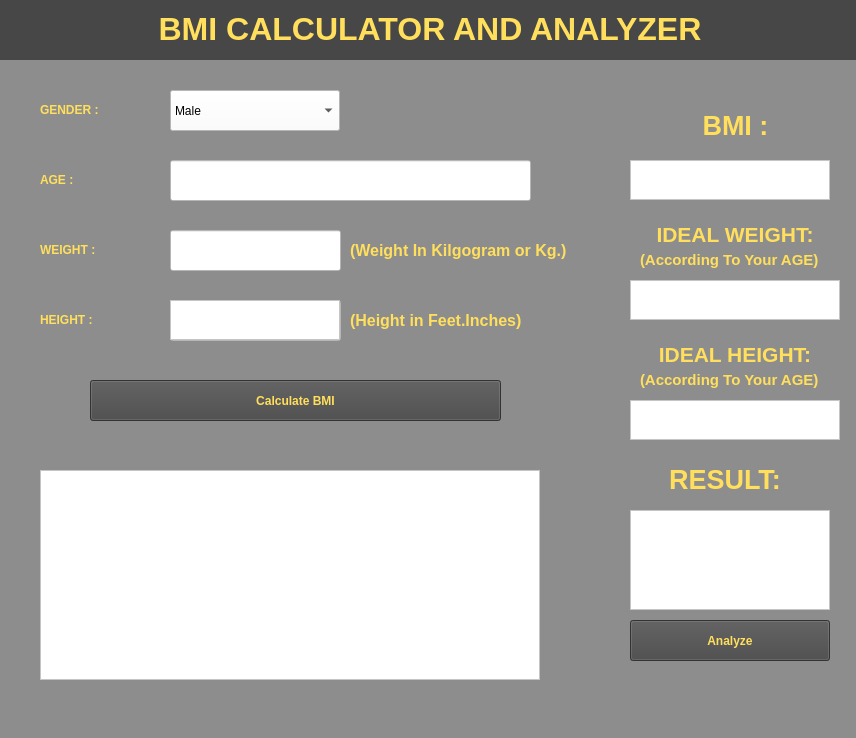
<?xml version="1.0" encoding="UTF-8"?>
<ui version="4.0">
 <class>BMI_Calculator_and_Anaylyzer</class>
 <widget class="QMainWindow" name="BMI_Calculator_and_Anaylyzer">
  <property name="geometry">
   <rect>
    <x>0</x>
    <y>0</y>
    <width>856</width>
    <height>738</height>
   </rect>
  </property>
  <property name="windowTitle">
   <string>MainWindow</string>
  </property>
  <property name="styleSheet">
   <string notr="true">background-color: rgb(141, 141, 141);
</string>
  </property>
  <widget class="QWidget" name="centralwidget">
   <widget class="QFrame" name="Header_2">
    <property name="geometry">
     <rect>
      <x>0</x>
      <y>0</y>
      <width>860</width>
      <height>60</height>
     </rect>
    </property>
    <property name="styleSheet">
     <string notr="true">background-color: rgb(71, 71, 71);</string>
    </property>
    <layout class="QVBoxLayout" name="Header">
     <property name="spacing">
      <number>8</number>
     </property>
     <item>
      <widget class="QLabel" name="label_7">
       <property name="text">
        <string>&lt;html&gt;&lt;head/&gt;&lt;body&gt;&lt;p align=&quot;center&quot;&gt;&lt;span style=&quot; font-size:24pt; font-weight:600; color:#ffdf5c;&quot;&gt;BMI CALCULATOR AND ANALYZER&lt;/span&gt;&lt;/p&gt;&lt;/body&gt;&lt;/html&gt;</string>
       </property>
      </widget>
     </item>
    </layout>
   </widget>
   <widget class="QComboBox" name="comboBox">
    <property name="geometry">
     <rect>
      <x>170</x>
      <y>90</y>
      <width>170</width>
      <height>41</height>
     </rect>
    </property>
    <property name="styleSheet">
     <string notr="true">
font: 15pt &quot;MS Shell Dlg 2&quot;;
background-color: rgb(255, 255, 255);

</string>
    </property>
    <item>
     <property name="text">
      <string>Male</string>
     </property>
    </item>
    <item>
     <property name="text">
      <string>Female</string>
     </property>
    </item>
   </widget>
   <widget class="QLabel" name="Gender">
    <property name="geometry">
     <rect>
      <x>40</x>
      <y>90</y>
      <width>111</width>
      <height>41</height>
     </rect>
    </property>
    <property name="styleSheet">
     <string notr="true">font: 75 16pt &quot;MS Shell Dlg 2&quot;;</string>
    </property>
    <property name="text">
     <string>&lt;html&gt;&lt;head/&gt;&lt;body&gt;&lt;p&gt;&lt;span style=&quot; font-weight:600; color:#ffdf5c;&quot;&gt;GENDER :&lt;/span&gt;&lt;/p&gt;&lt;/body&gt;&lt;/html&gt;</string>
    </property>
   </widget>
   <widget class="QLabel" name="Age_2">
    <property name="geometry">
     <rect>
      <x>40</x>
      <y>160</y>
      <width>111</width>
      <height>41</height>
     </rect>
    </property>
    <property name="styleSheet">
     <string notr="true">font: 75 16pt &quot;MS Shell Dlg 2&quot;;</string>
    </property>
    <property name="text">
     <string>&lt;html&gt;&lt;head/&gt;&lt;body&gt;&lt;p&gt;&lt;span style=&quot; font-weight:600; color:#ffdf5c;&quot;&gt;AGE :&lt;/span&gt;&lt;/p&gt;&lt;/body&gt;&lt;/html&gt;</string>
    </property>
   </widget>
   <widget class="QLabel" name="Height">
    <property name="geometry">
     <rect>
      <x>40</x>
      <y>300</y>
      <width>110</width>
      <height>41</height>
     </rect>
    </property>
    <property name="styleSheet">
     <string notr="true">font: 75 16pt &quot;MS Shell Dlg 2&quot;;</string>
    </property>
    <property name="text">
     <string>&lt;html&gt;&lt;head/&gt;&lt;body&gt;&lt;p&gt;&lt;span style=&quot; font-weight:600; color:#ffdf5c;&quot;&gt;HEIGHT :&lt;/span&gt;&lt;/p&gt;&lt;/body&gt;&lt;/html&gt;</string>
    </property>
   </widget>
   <widget class="QPlainTextEdit" name="Height_feet">
    <property name="geometry">
     <rect>
      <x>170</x>
      <y>300</y>
      <width>170</width>
      <height>40</height>
     </rect>
    </property>
    <property name="styleSheet">
     <string notr="true">background-color: rgb(255, 255, 255);
font: 75 18pt &quot;MS Shell Dlg 2&quot;;</string>
    </property>
   </widget>
   <widget class="QLabel" name="Weight_2">
    <property name="geometry">
     <rect>
      <x>40</x>
      <y>230</y>
      <width>110</width>
      <height>41</height>
     </rect>
    </property>
    <property name="styleSheet">
     <string notr="true">
font: 75 16pt &quot;MS Shell Dlg 2&quot;;</string>
    </property>
    <property name="text">
     <string>&lt;html&gt;&lt;head/&gt;&lt;body&gt;&lt;p&gt;&lt;span style=&quot; font-weight:600; color:#ffdf5c;&quot;&gt;WEIGHT :&lt;/span&gt;&lt;/p&gt;&lt;/body&gt;&lt;/html&gt;</string>
    </property>
   </widget>
   <widget class="QLabel" name="BMI">
    <property name="geometry">
     <rect>
      <x>680</x>
      <y>110</y>
      <width>111</width>
      <height>30</height>
     </rect>
    </property>
    <property name="styleSheet">
     <string notr="true">font: 75 18pt &quot;MS Shell Dlg 2&quot;;</string>
    </property>
    <property name="text">
     <string>&lt;html&gt;&lt;head/&gt;&lt;body&gt;&lt;p align=&quot;center&quot;&gt;&lt;span style=&quot; font-size:20pt; font-weight:600; color:#ffdf5c;&quot;&gt;BMI :&lt;/span&gt;&lt;/p&gt;&lt;/body&gt;&lt;/html&gt;</string>
    </property>
   </widget>
   <widget class="QTextEdit" name="BMI_Result">
    <property name="geometry">
     <rect>
      <x>630</x>
      <y>160</y>
      <width>200</width>
      <height>40</height>
     </rect>
    </property>
    <property name="styleSheet">
     <string notr="true">background-color: rgb(255, 255, 255);
font: 75 18pt &quot;MS Shell Dlg 2&quot;;</string>
    </property>
    <property name="html">
     <string>&lt;!DOCTYPE HTML PUBLIC &quot;-//W3C//DTD HTML 4.0//EN&quot; &quot;http://www.w3.org/TR/REC-html40/strict.dtd&quot;&gt;
&lt;html&gt;&lt;head&gt;&lt;meta name=&quot;qrichtext&quot; content=&quot;1&quot; /&gt;&lt;style type=&quot;text/css&quot;&gt;
p, li { white-space: pre-wrap; }
&lt;/style&gt;&lt;/head&gt;&lt;body style=&quot; font-family:'MS Shell Dlg 2'; font-size:18pt; font-weight:72; font-style:normal;&quot;&gt;
&lt;p align=&quot;center&quot; style=&quot;-qt-paragraph-type:empty; margin-top:0px; margin-bottom:0px; margin-left:0px; margin-right:0px; -qt-block-indent:0; text-indent:0px;&quot;&gt;&lt;br /&gt;&lt;/p&gt;&lt;/body&gt;&lt;/html&gt;</string>
    </property>
   </widget>
   <widget class="QTextEdit" name="Ideal_Weight">
    <property name="geometry">
     <rect>
      <x>630</x>
      <y>280</y>
      <width>210</width>
      <height>40</height>
     </rect>
    </property>
    <property name="styleSheet">
     <string notr="true">background-color: rgb(255, 255, 255);
font: 75 18pt &quot;MS Shell Dlg 2&quot;;</string>
    </property>
    <property name="html">
     <string>&lt;!DOCTYPE HTML PUBLIC &quot;-//W3C//DTD HTML 4.0//EN&quot; &quot;http://www.w3.org/TR/REC-html40/strict.dtd&quot;&gt;
&lt;html&gt;&lt;head&gt;&lt;meta name=&quot;qrichtext&quot; content=&quot;1&quot; /&gt;&lt;style type=&quot;text/css&quot;&gt;
p, li { white-space: pre-wrap; }
&lt;/style&gt;&lt;/head&gt;&lt;body style=&quot; font-family:'MS Shell Dlg 2'; font-size:18pt; font-weight:72; font-style:normal;&quot;&gt;
&lt;p align=&quot;center&quot; style=&quot;-qt-paragraph-type:empty; margin-top:0px; margin-bottom:0px; margin-left:0px; margin-right:0px; -qt-block-indent:0; text-indent:0px;&quot;&gt;&lt;br /&gt;&lt;/p&gt;&lt;/body&gt;&lt;/html&gt;</string>
    </property>
   </widget>
   <widget class="QLabel" name="Ideal_weight">
    <property name="geometry">
     <rect>
      <x>620</x>
      <y>220</y>
      <width>230</width>
      <height>30</height>
     </rect>
    </property>
    <property name="styleSheet">
     <string notr="true">font: 75 18pt &quot;MS Shell Dlg 2&quot;;
</string>
    </property>
    <property name="text">
     <string>&lt;html&gt;&lt;head/&gt;&lt;body&gt;&lt;p align=&quot;center&quot;&gt;&lt;span style=&quot; font-size:16pt; font-weight:600; color:#ffdf5c;&quot;&gt;IDEAL WEIGHT:&lt;/span&gt;&lt;/p&gt;&lt;/body&gt;&lt;/html&gt;</string>
    </property>
   </widget>
   <widget class="QTextEdit" name="Result_text">
    <property name="geometry">
     <rect>
      <x>630</x>
      <y>510</y>
      <width>200</width>
      <height>100</height>
     </rect>
    </property>
    <property name="styleSheet">
     <string notr="true">background-color: rgb(255, 255, 255);
font: 75 18pt &quot;MS Shell Dlg 2&quot;;</string>
    </property>
    <property name="html">
     <string>&lt;!DOCTYPE HTML PUBLIC &quot;-//W3C//DTD HTML 4.0//EN&quot; &quot;http://www.w3.org/TR/REC-html40/strict.dtd&quot;&gt;
&lt;html&gt;&lt;head&gt;&lt;meta name=&quot;qrichtext&quot; content=&quot;1&quot; /&gt;&lt;style type=&quot;text/css&quot;&gt;
p, li { white-space: pre-wrap; }
&lt;/style&gt;&lt;/head&gt;&lt;body style=&quot; font-family:'MS Shell Dlg 2'; font-size:18pt; font-weight:72; font-style:normal;&quot;&gt;
&lt;p style=&quot;-qt-paragraph-type:empty; margin-top:0px; margin-bottom:0px; margin-left:0px; margin-right:0px; -qt-block-indent:0; text-indent:0px; font-size:8.25pt; font-weight:400;&quot;&gt;&lt;br /&gt;&lt;/p&gt;&lt;/body&gt;&lt;/html&gt;</string>
    </property>
   </widget>
   <widget class="QTextEdit" name="Analyzer">
    <property name="geometry">
     <rect>
      <x>40</x>
      <y>470</y>
      <width>500</width>
      <height>210</height>
     </rect>
    </property>
    <property name="styleSheet">
     <string notr="true">background-color: rgb(255, 255, 255);
font: 75 18pt &quot;MS Shell Dlg 2&quot;;</string>
    </property>
    <property name="html">
     <string>&lt;!DOCTYPE HTML PUBLIC &quot;-//W3C//DTD HTML 4.0//EN&quot; &quot;http://www.w3.org/TR/REC-html40/strict.dtd&quot;&gt;
&lt;html&gt;&lt;head&gt;&lt;meta name=&quot;qrichtext&quot; content=&quot;1&quot; /&gt;&lt;style type=&quot;text/css&quot;&gt;
p, li { white-space: pre-wrap; }
&lt;/style&gt;&lt;/head&gt;&lt;body style=&quot; font-family:'MS Shell Dlg 2'; font-size:18pt; font-weight:72; font-style:normal;&quot;&gt;
&lt;p align=&quot;center&quot; style=&quot;-qt-paragraph-type:empty; margin-top:0px; margin-bottom:0px; margin-left:0px; margin-right:0px; -qt-block-indent:0; text-indent:0px; font-size:8.25pt; font-weight:400;&quot;&gt;&lt;br /&gt;&lt;/p&gt;&lt;/body&gt;&lt;/html&gt;</string>
    </property>
   </widget>
   <widget class="QLabel" name="Result">
    <property name="geometry">
     <rect>
      <x>640</x>
      <y>460</y>
      <width>170</width>
      <height>40</height>
     </rect>
    </property>
    <property name="styleSheet">
     <string notr="true">font: 75 16pt &quot;MS Shell Dlg 2&quot;;</string>
    </property>
    <property name="text">
     <string>&lt;html&gt;&lt;head/&gt;&lt;body&gt;&lt;p align=&quot;center&quot;&gt;&lt;span style=&quot; font-size:20pt; font-weight:600; color:#ffdf5c;&quot;&gt;RESULT:&lt;/span&gt;&lt;/p&gt;&lt;/body&gt;&lt;/html&gt;</string>
    </property>
   </widget>
   <widget class="QPushButton" name="pushButton">
    <property name="geometry">
     <rect>
      <x>90</x>
      <y>380</y>
      <width>411</width>
      <height>41</height>
     </rect>
    </property>
    <property name="whatsThis">
     <string>&lt;!DOCTYPE HTML PUBLIC &quot;-//W3C//DTD HTML 4.0//EN&quot; &quot;http://www.w3.org/TR/REC-html40/strict.dtd&quot;&gt;
&lt;html&gt;&lt;head&gt;&lt;meta name=&quot;qrichtext&quot; content=&quot;1&quot; /&gt;&lt;style type=&quot;text/css&quot;&gt;
p, li { white-space: pre-wrap; }
&lt;/style&gt;&lt;/head&gt;&lt;body style=&quot; font-family:'MS Shell Dlg 2'; font-size:16pt; font-weight:72; font-style:normal;&quot;&gt;
&lt;p align=&quot;center&quot; style=&quot; margin-top:12px; margin-bottom:12px; margin-left:0px; margin-right:0px; -qt-block-indent:0; text-indent:0px;&quot;&gt;&lt;span style=&quot; font-size:18pt; font-weight:600; color:#ffdf5c;&quot;&gt;Calculate BMI&lt;/span&gt;&lt;/p&gt;&lt;/body&gt;&lt;/html&gt;</string>
    </property>
    <property name="styleSheet">
     <string notr="true">background-color: rgb(71, 71, 71);
font: 75 16pt &quot;MS Shell Dlg 2&quot;;
font-weight:600; color:#ffdf5c;</string>
    </property>
    <property name="text">
     <string>Calculate BMI</string>
    </property>
   </widget>
   <widget class="QLineEdit" name="lineEdit">
    <property name="geometry">
     <rect>
      <x>170</x>
      <y>160</y>
      <width>361</width>
      <height>41</height>
     </rect>
    </property>
    <property name="styleSheet">
     <string notr="true">background-color: rgb(255, 255, 255);
font: 75 18pt &quot;MS Shell Dlg 2&quot;;</string>
    </property>
   </widget>
   <widget class="QLineEdit" name="lineEdit_2">
    <property name="geometry">
     <rect>
      <x>170</x>
      <y>300</y>
      <width>171</width>
      <height>41</height>
     </rect>
    </property>
    <property name="styleSheet">
     <string notr="true">background-color: rgb(255, 255, 255);
font: 75 18pt &quot;MS Shell Dlg 2&quot;;</string>
    </property>
   </widget>
   <widget class="QLineEdit" name="lineEdit_4">
    <property name="geometry">
     <rect>
      <x>170</x>
      <y>230</y>
      <width>171</width>
      <height>41</height>
     </rect>
    </property>
    <property name="styleSheet">
     <string notr="true">background-color: rgb(255, 255, 255);
font: 75 18pt &quot;MS Shell Dlg 2&quot;;</string>
    </property>
   </widget>
   <widget class="QLabel" name="Height_2">
    <property name="geometry">
     <rect>
      <x>350</x>
      <y>300</y>
      <width>200</width>
      <height>41</height>
     </rect>
    </property>
    <property name="styleSheet">
     <string notr="true">font: 75 16pt &quot;MS Shell Dlg 2&quot;;</string>
    </property>
    <property name="text">
     <string>&lt;html&gt;&lt;head/&gt;&lt;body&gt;&lt;p&gt;&lt;span style=&quot; font-size:12pt; font-weight:600; color:#ffdf5c;&quot;&gt;(Height in Feet.Inches)&lt;/span&gt;&lt;/p&gt;&lt;/body&gt;&lt;/html&gt;</string>
    </property>
   </widget>
   <widget class="QLabel" name="Height_3">
    <property name="geometry">
     <rect>
      <x>350</x>
      <y>230</y>
      <width>240</width>
      <height>41</height>
     </rect>
    </property>
    <property name="styleSheet">
     <string notr="true">font: 75 16pt &quot;MS Shell Dlg 2&quot;;</string>
    </property>
    <property name="text">
     <string>&lt;html&gt;&lt;head/&gt;&lt;body&gt;&lt;p&gt;&lt;span style=&quot; font-size:12pt; font-weight:600; color:#ffdf5c;&quot;&gt;(Weight In Kilgogram or Kg.)&lt;/span&gt;&lt;/p&gt;&lt;/body&gt;&lt;/html&gt;</string>
    </property>
   </widget>
   <widget class="QLabel" name="Height_4">
    <property name="geometry">
     <rect>
      <x>640</x>
      <y>250</y>
      <width>190</width>
      <height>20</height>
     </rect>
    </property>
    <property name="styleSheet">
     <string notr="true">font: 75 16pt &quot;MS Shell Dlg 2&quot;;</string>
    </property>
    <property name="text">
     <string>&lt;html&gt;&lt;head/&gt;&lt;body&gt;&lt;p&gt;&lt;span style=&quot; font-size:11pt; font-weight:600; color:#ffdf5c;&quot;&gt;(According To Your AGE)&lt;/span&gt;&lt;/p&gt;&lt;/body&gt;&lt;/html&gt;</string>
    </property>
   </widget>
   <widget class="QPushButton" name="pushButton_2">
    <property name="geometry">
     <rect>
      <x>630</x>
      <y>620</y>
      <width>200</width>
      <height>41</height>
     </rect>
    </property>
    <property name="whatsThis">
     <string>&lt;!DOCTYPE HTML PUBLIC &quot;-//W3C//DTD HTML 4.0//EN&quot; &quot;http://www.w3.org/TR/REC-html40/strict.dtd&quot;&gt;
&lt;html&gt;&lt;head&gt;&lt;meta name=&quot;qrichtext&quot; content=&quot;1&quot; /&gt;&lt;style type=&quot;text/css&quot;&gt;
p, li { white-space: pre-wrap; }
&lt;/style&gt;&lt;/head&gt;&lt;body style=&quot; font-family:'MS Shell Dlg 2'; font-size:16pt; font-weight:72; font-style:normal;&quot;&gt;
&lt;p align=&quot;center&quot; style=&quot; margin-top:12px; margin-bottom:12px; margin-left:0px; margin-right:0px; -qt-block-indent:0; text-indent:0px;&quot;&gt;&lt;span style=&quot; font-size:18pt; font-weight:600; color:#ffdf5c;&quot;&gt;Calculate BMI&lt;/span&gt;&lt;/p&gt;&lt;/body&gt;&lt;/html&gt;</string>
    </property>
    <property name="styleSheet">
     <string notr="true">background-color: rgb(71, 71, 71);
font: 75 16pt &quot;MS Shell Dlg 2&quot;;
font-weight:600; color:#ffdf5c;</string>
    </property>
    <property name="text">
     <string>Analyze</string>
    </property>
   </widget>
   <widget class="QTextEdit" name="Ideal_Height">
    <property name="geometry">
     <rect>
      <x>630</x>
      <y>400</y>
      <width>210</width>
      <height>40</height>
     </rect>
    </property>
    <property name="styleSheet">
     <string notr="true">background-color: rgb(255, 255, 255);
font: 75 18pt &quot;MS Shell Dlg 2&quot;;</string>
    </property>
    <property name="html">
     <string>&lt;!DOCTYPE HTML PUBLIC &quot;-//W3C//DTD HTML 4.0//EN&quot; &quot;http://www.w3.org/TR/REC-html40/strict.dtd&quot;&gt;
&lt;html&gt;&lt;head&gt;&lt;meta name=&quot;qrichtext&quot; content=&quot;1&quot; /&gt;&lt;style type=&quot;text/css&quot;&gt;
p, li { white-space: pre-wrap; }
&lt;/style&gt;&lt;/head&gt;&lt;body style=&quot; font-family:'MS Shell Dlg 2'; font-size:18pt; font-weight:72; font-style:normal;&quot;&gt;
&lt;p align=&quot;center&quot; style=&quot;-qt-paragraph-type:empty; margin-top:0px; margin-bottom:0px; margin-left:0px; margin-right:0px; -qt-block-indent:0; text-indent:0px;&quot;&gt;&lt;br /&gt;&lt;/p&gt;&lt;/body&gt;&lt;/html&gt;</string>
    </property>
   </widget>
   <widget class="QLabel" name="Ideal_weight_2">
    <property name="geometry">
     <rect>
      <x>620</x>
      <y>340</y>
      <width>230</width>
      <height>30</height>
     </rect>
    </property>
    <property name="styleSheet">
     <string notr="true">font: 75 18pt &quot;MS Shell Dlg 2&quot;;
</string>
    </property>
    <property name="text">
     <string>&lt;html&gt;&lt;head/&gt;&lt;body&gt;&lt;p align=&quot;center&quot;&gt;&lt;span style=&quot; font-size:16pt; font-weight:600; color:#ffdf5c;&quot;&gt;IDEAL HEIGHT:&lt;/span&gt;&lt;/p&gt;&lt;/body&gt;&lt;/html&gt;</string>
    </property>
   </widget>
   <widget class="QLabel" name="Height_5">
    <property name="geometry">
     <rect>
      <x>640</x>
      <y>370</y>
      <width>190</width>
      <height>20</height>
     </rect>
    </property>
    <property name="styleSheet">
     <string notr="true">font: 75 16pt &quot;MS Shell Dlg 2&quot;;</string>
    </property>
    <property name="text">
     <string>&lt;html&gt;&lt;head/&gt;&lt;body&gt;&lt;p&gt;&lt;span style=&quot; font-size:11pt; font-weight:600; color:#ffdf5c;&quot;&gt;(According To Your AGE)&lt;/span&gt;&lt;/p&gt;&lt;/body&gt;&lt;/html&gt;</string>
    </property>
   </widget>
   <zorder>lineEdit_2</zorder>
   <zorder>lineEdit</zorder>
   <zorder>Header_2</zorder>
   <zorder>comboBox</zorder>
   <zorder>Gender</zorder>
   <zorder>Age_2</zorder>
   <zorder>Height</zorder>
   <zorder>Height_feet</zorder>
   <zorder>Weight_2</zorder>
   <zorder>BMI</zorder>
   <zorder>BMI_Result</zorder>
   <zorder>Ideal_Weight</zorder>
   <zorder>Ideal_weight</zorder>
   <zorder>Result_text</zorder>
   <zorder>Analyzer</zorder>
   <zorder>Result</zorder>
   <zorder>pushButton</zorder>
   <zorder>Height_2</zorder>
   <zorder>Height_3</zorder>
   <zorder>Height_4</zorder>
   <zorder>pushButton_2</zorder>
   <zorder>Ideal_Height</zorder>
   <zorder>Ideal_weight_2</zorder>
   <zorder>Height_5</zorder>
   <zorder>lineEdit_4</zorder>
  </widget>
  <widget class="QStatusBar" name="statusbar"/>
 </widget>
 <resources/>
 <connections/>
</ui>
